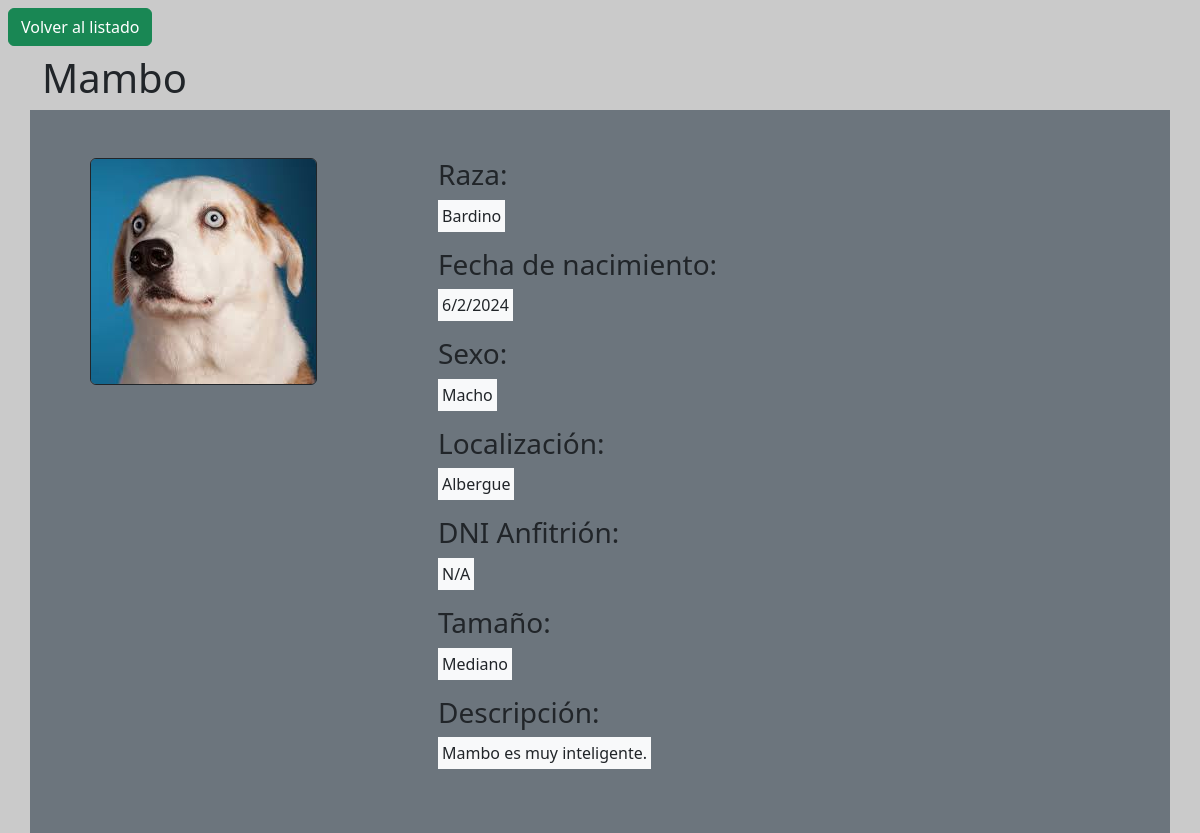
The page /php/info_mascota.php?idMascota=4 on the database its author committed.
### tables this page shows
CREATE TABLE mascota (
    ID INT PRIMARY KEY AUTO_INCREMENT,
    Nombre VARCHAR(15) NOT NULL UNIQUE,
    Raza VARCHAR(20) NOT NULL,
    Tamanio ENUM('Grande', 'Pequeño', 'Mediano') NOT NULL,
    FechaRegistro DATETIME NOT NULL DEFAULT CURRENT_TIMESTAMP,
    FechaSalida DATE,
    FechaNacimiento DATE,
    Sexo ENUM('Macho', 'Hembra') NOT NULL,
    Localizacion ENUM('albergue', 'acogida') NOT NULL,
    Foto VARCHAR(255),
    Descripcion VARCHAR(255)
);

### php/inc/mysql.inc.php (called while the page is built, shortened)
<?php
$mysqli = new mysqli("localhost:3307", "root", "", "albergue");
if (isset($_GET["idMascota"])) {
    $idMascota = $_GET["idMascota"];
    $query = "SELECT * FROM albergue.mascota WHERE id=$idMascota;";
    $table = $mysqli->query($query);
    $query = "SELECT * FROM albergue.anfitrion_acoge_mascota WHERE mascota=$idMascota;";
    $tableAnfitrion = $mysqli->query($query);
}

### php/info_mascota.php (the view, shortened to what this page needs)
<?php
include 'inc/func.inc.php';
include 'inc/mysql.inc.php';
$infoMascota = $table->fetch_assoc();
$infoAnfitrion = $tableAnfitrion->fetch_assoc();
?>
<main>
    <a href="./index.php" class="btn btn-success m-2">Volver al listado</a>
    <section class="container">
        <div class="row">
            <h1><?php echo $infoMascota["Nombre"] ?></h1>
        </div>
        <div class="row bg-secondary p-5">
            <div class="col-12 col-lg-4">
                <img class="img-fluid border border-dark rounded" src="../mediabd/<?php echo $infoMascota["Foto"] ?>" alt="Foto de <?php echo $infoMascota["Nombre"] ?>.">
            </div>
            <div id="info" class="col-12 col-lg-8">
                <h3>Raza: </h3>
                <p class="bg-light p-1 d-inline-block"><?php echo $infoMascota["Raza"]; ?></p>
                <h3>Fecha de nacimiento: </h3>
                <p class="bg-light p-1 d-inline-block"><?php echo $infoMascota["FechaNacimiento"]; ?></p>
                <h3>Sexo: </h3>
                <p class="bg-light p-1 d-inline-block"><?php echo $infoMascota["Sexo"]; ?></p>
                <h3>Localización:</h3>
                <p class="bg-light p-1 d-inline-block"><?php echo ucfirst($infoMascota["Localizacion"]); ?></p>
                <h3 class="anfitrion">DNI Anfitrión: </h3>
                <p class="anfitrion bg-light p-1 d-inline-block">
                    <?php if ($infoAnfitrion) {
                        echo $infoAnfitrion["Anfitrion"];
                    } else {
                        echo "N/A";
                    } ?>
                </p>
                <h3>Tamaño: </h3>
                <p class="bg-light p-1 d-inline-block"><?php echo $infoMascota["Tamanio"]; ?></p>
                <h3>Descripción: </h3>
                <p class="bg-light p-1 d-inline-block"><?php echo $infoMascota["Descripcion"]; ?></p>
            </div>
        </div>
    </section>
</main>

### php/style.css (style rules this page uses)
body { background-color: #cacaca; }

### rows shown on the page
mascota: Nombre "Mambo", Foto (picture), Raza "Bardino", Sexo "Macho", Localizacion "Albergue", Tamanio "Mediano", Descripcion "Mambo es muy inteligente."
